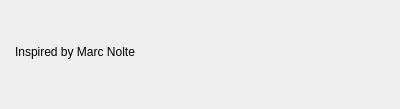
<?xml version="1.0" encoding="UTF-8"?>
<ui version="4.0">
 <class>AboutDialog</class>
 <widget class="QDialog" name="AboutDialog">
  <property name="geometry">
   <rect>
    <x>0</x>
    <y>0</y>
    <width>400</width>
    <height>109</height>
   </rect>
  </property>
  <property name="windowTitle">
   <string>About ComputerVision</string>
  </property>
  <property name="modal">
   <bool>false</bool>
  </property>
  <widget class="QWidget" name="gridLayoutWidget">
   <property name="geometry">
    <rect>
     <x>15</x>
     <y>14</y>
     <width>366</width>
     <height>76</height>
    </rect>
   </property>
   <layout class="QGridLayout" name="gridLayout">
    <item row="0" column="0">
     <widget class="QLabel" name="labelAuthor">
      <property name="text">
       <string>Inspired by Marc Nolte</string>
      </property>
     </widget>
    </item>
   </layout>
  </widget>
 </widget>
 <resources/>
 <connections/>
</ui>
